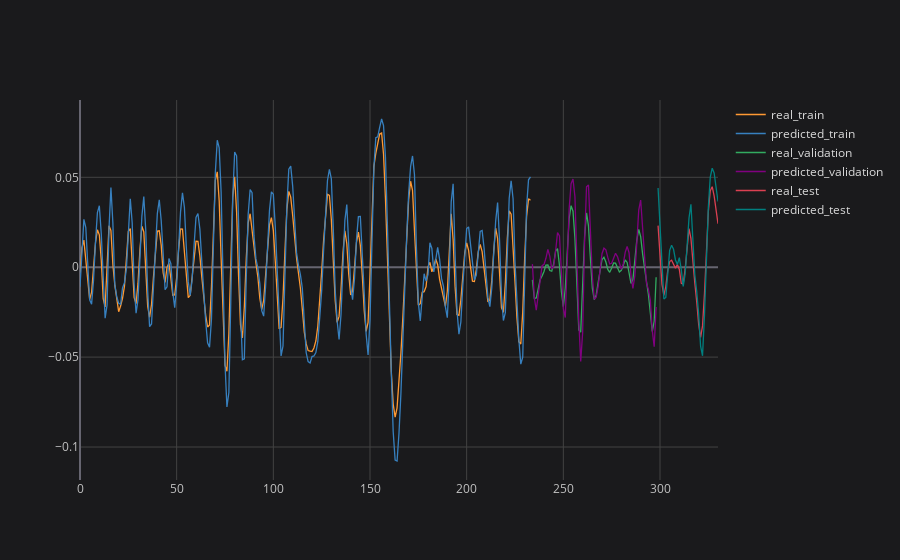

Notebook cell for this chart:
### Code cell
# plotting partial result
plot_ticker = 'BOVA11'
plot_feature = target_feature
plot_imf = 'IMF2'

concatenated_results[plot_ticker][plot_feature][plot_imf].iplot(title=f'{plot_ticker} {plot_feature} {plot_imf}', asFigure=True, layout=space)

### Figure 1 — Plotly figure (JSON) as saved in the notebook; plotly's stock layout.template omitted (floating-point values rounded to 4 significant figures; data arrays with more than 128 entries replaced by an {"elided": "..."} marker saying what was removed)
{"data": [{"line": {"color": "rgba(255, 153, 51, 1.0)", "dash": "solid", "shape": "linear", "width": 1.3}, "mode": "lines", "name": "real_train", "text": "", "type": "scatter", "x": {"elided": "331 int values"}, "y": {"elided": "331 mixed values"}}, {"line": {"color": "rgba(55, 128, 191, 1.0)", "dash": "solid", "shape": "linear", "width": 1.3}, "mode": "lines", "name": "predicted_train", "text": "", "type": "scatter", "x": {"elided": "331 int values"}, "y": {"elided": "331 mixed values"}}, {"line": {"color": "rgba(50, 171, 96, 1.0)", "dash": "solid", "shape": "linear", "width": 1.3}, "mode": "lines", "name": "real_validation", "text": "", "type": "scatter", "x": {"elided": "331 int values"}, "y": {"elided": "331 mixed values"}}, {"line": {"color": "rgba(128, 0, 128, 1.0)", "dash": "solid", "shape": "linear", "width": 1.3}, "mode": "lines", "name": "predicted_validation", "text": "", "type": "scatter", "x": {"elided": "331 int values"}, "y": {"elided": "331 mixed values"}}, {"line": {"color": "rgba(219, 64, 82, 1.0)", "dash": "solid", "shape": "linear", "width": 1.3}, "mode": "lines", "name": "real_test", "text": "", "type": "scatter", "x": {"elided": "331 int values"}, "y": {"elided": "331 mixed values"}}, {"line": {"color": "rgba(0, 128, 128, 1.0)", "dash": "solid", "shape": "linear", "width": 1.3}, "mode": "lines", "name": "predicted_test", "text": "", "type": "scatter", "x": {"elided": "331 int values"}, "y": {"elided": "331 mixed values"}}], "layout": {"legend": {"bgcolor": "#1A1A1C", "font": {"color": "#D9D9D9", "size": 12}}, "paper_bgcolor": "#1A1A1C", "plot_bgcolor": "#1A1A1C", "title": {"font": {"color": "#D9D9D9"}, "x": 0.5}, "xaxis": {"gridcolor": "#434343", "showgrid": true, "tickfont": {"color": "#C2C2C2", "size": 12}, "title": {"font": {"color": "#D9D9D9"}}, "zerolinecolor": "#666570"}, "yaxis": {"gridcolor": "#434343", "showgrid": true, "tickfont": {"color": "#C2C2C2", "size": 12}, "title": {"font": {"color": "#D9D9D9"}}, "zerolinecolor": "#666570"}}}
